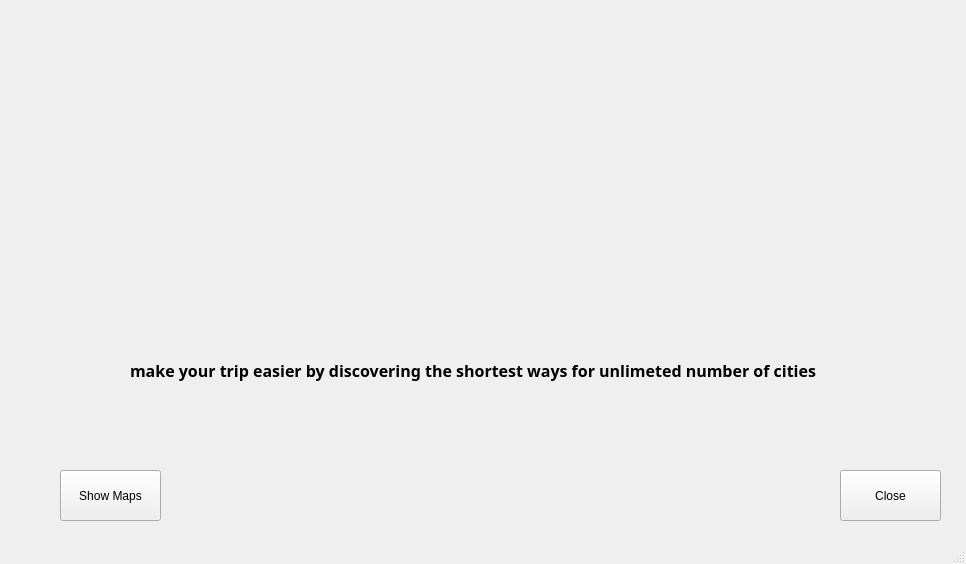
<?xml version="1.0" encoding="UTF-8"?>
<ui version="4.0">
 <class>MainForm</class>
 <widget class="QMainWindow" name="MainForm">
  <property name="geometry">
   <rect>
    <x>0</x>
    <y>0</y>
    <width>966</width>
    <height>564</height>
   </rect>
  </property>
  <property name="windowTitle">
   <string>Waslney</string>
  </property>
  <widget class="QWidget" name="centralwidget">
   <widget class="QLabel" name="label">
    <property name="geometry">
     <rect>
      <x>210</x>
      <y>-10</y>
      <width>571</width>
      <height>391</height>
     </rect>
    </property>
    <property name="text">
     <string/>
    </property>
    <property name="pixmap">
     <pixmap resource="resources.qrc">:/images/images/WhiteLogoCutted.png</pixmap>
    </property>
    <property name="scaledContents">
     <bool>true</bool>
    </property>
   </widget>
   <widget class="QPushButton" name="btnSelectMap">
    <property name="geometry">
     <rect>
      <x>60</x>
      <y>470</y>
      <width>101</width>
      <height>51</height>
     </rect>
    </property>
    <property name="text">
     <string>Show Maps</string>
    </property>
   </widget>
   <widget class="QLabel" name="label_2">
    <property name="geometry">
     <rect>
      <x>130</x>
      <y>340</y>
      <width>861</width>
      <height>61</height>
     </rect>
    </property>
    <property name="font">
     <font>
      <family>Segoe Print</family>
      <pointsize>12</pointsize>
      <bold>true</bold>
     </font>
    </property>
    <property name="text">
     <string>make your trip easier by discovering the shortest ways for unlimeted number of cities</string>
    </property>
   </widget>
   <widget class="QPushButton" name="btnClose">
    <property name="geometry">
     <rect>
      <x>840</x>
      <y>470</y>
      <width>101</width>
      <height>51</height>
     </rect>
    </property>
    <property name="text">
     <string>Close</string>
    </property>
    <property name="icon">
     <iconset resource="resources.qrc">
      <normaloff>:/images/images/red-x-icon.png</normaloff>:/images/images/red-x-icon.png</iconset>
    </property>
    <property name="iconSize">
     <size>
      <width>30</width>
      <height>30</height>
     </size>
    </property>
   </widget>
  </widget>
  <widget class="QMenuBar" name="menubar">
   <property name="geometry">
    <rect>
     <x>0</x>
     <y>0</y>
     <width>966</width>
     <height>21</height>
    </rect>
   </property>
  </widget>
  <widget class="QStatusBar" name="statusbar"/>
 </widget>
 <resources>
  <include location="resources.qrc"/>
 </resources>
 <connections/>
</ui>
